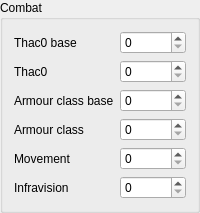
                 <widget class="QGroupBox" name="box_combat">
                  <property name="title">
                   <string>Combat</string>
                  </property>
                  <layout class="QFormLayout" name="form_combat">
                   <item row="0" column="0">
                    <widget class="QLabel" name="label_thac0_base">
                     <property name="text">
                      <string>Thac0 base</string>
                     </property>
                    </widget>
                   </item>
                   <item row="0" column="1">
                    <widget class="QSpinBox" name="field_thac0_base">
                     <property name="minimum">
                      <number>0</number>
                     </property>
                     <property name="maximum">
                      <number>255</number>
                     </property>
                    </widget>
                   </item>
                   <item row="1" column="0">
                    <widget class="QLabel" name="label_thac0">
                     <property name="text">
                      <string>Thac0</string>
                     </property>
                    </widget>
                   </item>
                   <item row="1" column="1">
                    <widget class="QSpinBox" name="field_thac0">
                     <property name="minimum">
                      <number>0</number>
                     </property>
                     <property name="maximum">
                      <number>255</number>
                     </property>
                    </widget>
                   </item>
                   <item row="2" column="0">
                    <widget class="QLabel" name="label_armour_class_base">
                     <property name="text">
                      <string>Armour class base</string>
                     </property>
                    </widget>
                   </item>
                   <item row="2" column="1">
                    <widget class="QSpinBox" name="field_armour_class_base">
                     <property name="minimum">
                      <number>0</number>
                     </property>
                     <property name="maximum">
                      <number>255</number>
                     </property>
                    </widget>
                   </item>
                   <item row="3" column="0">
                    <widget class="QLabel" name="label_armour_class">
                     <property name="text">
                      <string>Armour class</string>
                     </property>
                    </widget>
                   </item>
                   <item row="3" column="1">
                    <widget class="QSpinBox" name="field_armour_class">
                     <property name="minimum">
                      <number>0</number>
                     </property>
                     <property name="maximum">
                      <number>255</number>
                     </property>
                    </widget>
                   </item>
                   <item row="4" column="0">
                    <widget class="QLabel" name="label_movement">
                     <property name="text">
                      <string>Movement</string>
                     </property>
                    </widget>
                   </item>
                   <item row="4" column="1">
                    <widget class="QSpinBox" name="field_movement">
                     <property name="minimum">
                      <number>0</number>
                     </property>
                     <property name="maximum">
                      <number>255</number>
                     </property>
                    </widget>
                   </item>
                   <item row="5" column="0">
                    <widget class="QLabel" name="label_infravision">
                     <property name="text">
                      <string>Infravision</string>
                     </property>
                    </widget>
                   </item>
                   <item row="5" column="1">
                    <widget class="QSpinBox" name="field_infravision">
                     <property name="minimum">
                      <number>0</number>
                     </property>
                     <property name="maximum">
                      <number>255</number>
                     </property>
                    </widget>
                   </item>
                  </layout>
                 </widget>
